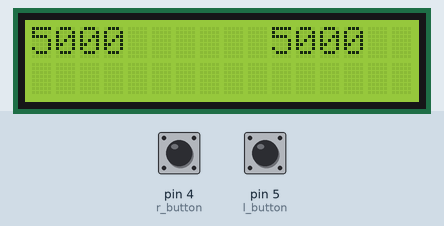
Simulated run of this sketch. Board: Arduino Uno, built with avr-gcc and run on an emulated ATmega328P. Shown: 16×2 character LCD. Inputs (shaded band) come from the test bench; at power-on: pin 4 (r_button) HIGH, pin 5 (l_button) HIGH.

Above: at 3.2 s.
3.3 s: pin 4 (r_button) pulled LOW for 0.15 s
At 3.47 s:
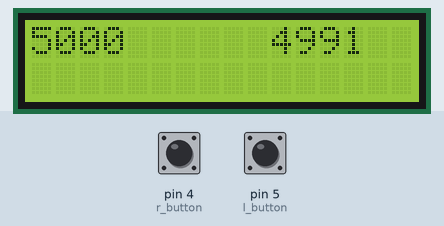
4.9 s: pin 5 (l_button) pulled LOW for 0.15 s
At 5.28 s:
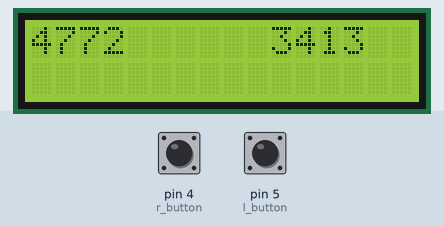
6.6 s: pin 4 (r_button) pulled LOW for 1 s
At 6.8 s:
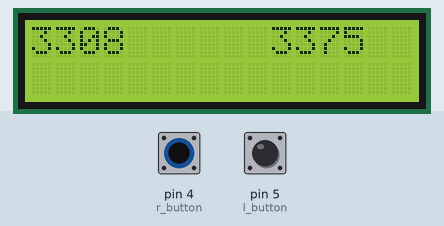
9.1 s: pin 5 (l_button) pulled LOW for 1 s
At 9.53 s:
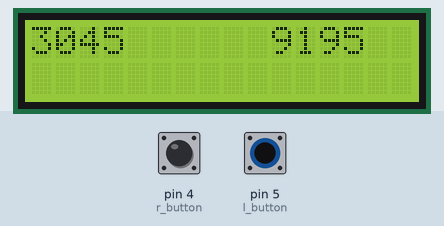
Timing chart, 0 to 12.1 s (numbered marks = the images above; inputs shaded):
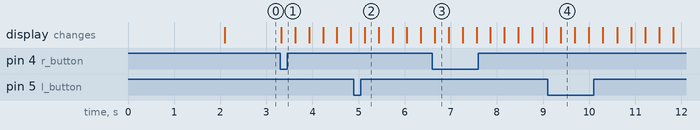

Measured:
- after the input at 3.3 s, the display: changes at once (image 1)

The sketch:

chess_clock.ino
```cpp
#include <LCD_I2C.h>
#define l_button 5
#define r_button 4

#define DISABLED 0
#define LEFT -1
#define RIGHT 1

LCD_I2C lcd(0x27);

int side = DISABLED;

long time_left = 5000;
long time_right = 5000;

unsigned long last_time = 0;

void setup()
{
    lcd.begin();
    lcd.backlight();
    pinMode(l_button, INPUT_PULLUP);
    pinMode(r_button, INPUT_PULLUP);
    lcd.setCursor(0, 0);
    lcd.print("Melina Krzemowa");
    lcd.setCursor(5, 1);
    lcd.print("CHESS CLOCK");
    delay(2000);
    lcd.clear();
}

void loop()
{
  controls();
  count_time();
  display_clocks();
}

void controls()
{
  // TODO: Add resetting by pressing both buttons

  if (digitalRead(l_button) == LOW && side != LEFT) {
    side = LEFT;
    last_time = millis();
  }
  else if (digitalRead(r_button) == LOW && side != RIGHT) {
    side = RIGHT;
    last_time = millis();
  }
}

void count_time()
{
  if (side == LEFT) {
    time_left -= millis() - last_time;
    last_time = millis();

    if (time_left <= 0) {
      time_left = 0;
      side = DISABLED;
    }
  }

  if (side == RIGHT) {
    time_right -= millis() - last_time;
    last_time = millis();

    if (time_right <= 0) {
      time_right = 0;
      side = DISABLED;
    }
  }
}

void display_clocks()
{
//  String str_left = String(time_left, DEC);

  lcd.setCursor(0,0);
  lcd.print(time_left);

  lcd.setCursor(10, 0);
  lcd.print(time_right);
}
```
